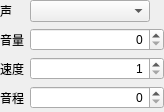
<?xml version="1.0" encoding="UTF-8"?>
<ui version="4.0">
 <class>Form</class>
 <widget class="QWidget" name="Form">
  <property name="geometry">
   <rect>
    <x>0</x>
    <y>0</y>
    <width>164</width>
    <height>112</height>
   </rect>
  </property>
  <property name="windowTitle">
   <string>Form</string>
  </property>
  <layout class="QFormLayout" name="formLayout">
   <property name="leftMargin">
    <number>0</number>
   </property>
   <property name="topMargin">
    <number>0</number>
   </property>
   <property name="rightMargin">
    <number>0</number>
   </property>
   <property name="bottomMargin">
    <number>0</number>
   </property>
   <item row="0" column="0">
    <widget class="QLabel" name="label_6">
     <property name="text">
      <string>声</string>
     </property>
    </widget>
   </item>
   <item row="0" column="1">
    <widget class="QComboBox" name="voiceComboBox">
     <property name="maximumSize">
      <size>
       <width>120</width>
       <height>16777215</height>
      </size>
     </property>
    </widget>
   </item>
   <item row="1" column="0">
    <widget class="QLabel" name="label_3">
     <property name="text">
      <string>音量</string>
     </property>
    </widget>
   </item>
   <item row="1" column="1">
    <widget class="QSpinBox" name="volumeSpinBox">
     <property name="alignment">
      <set>Qt::AlignRight|Qt::AlignTrailing|Qt::AlignVCenter</set>
     </property>
     <property name="maximum">
      <number>100</number>
     </property>
    </widget>
   </item>
   <item row="2" column="0">
    <widget class="QLabel" name="label_4">
     <property name="text">
      <string>速度</string>
     </property>
    </widget>
   </item>
   <item row="2" column="1">
    <widget class="QSpinBox" name="speedSpinBox">
     <property name="alignment">
      <set>Qt::AlignRight|Qt::AlignTrailing|Qt::AlignVCenter</set>
     </property>
     <property name="minimum">
      <number>1</number>
     </property>
     <property name="maximum">
      <number>300</number>
     </property>
    </widget>
   </item>
   <item row="3" column="0">
    <widget class="QLabel" name="label_5">
     <property name="text">
      <string>音程</string>
     </property>
    </widget>
   </item>
   <item row="3" column="1">
    <widget class="QSpinBox" name="pitchSpinBox">
     <property name="alignment">
      <set>Qt::AlignRight|Qt::AlignTrailing|Qt::AlignVCenter</set>
     </property>
     <property name="maximum">
      <number>300</number>
     </property>
    </widget>
   </item>
  </layout>
 </widget>
 <resources/>
 <connections/>
</ui>
